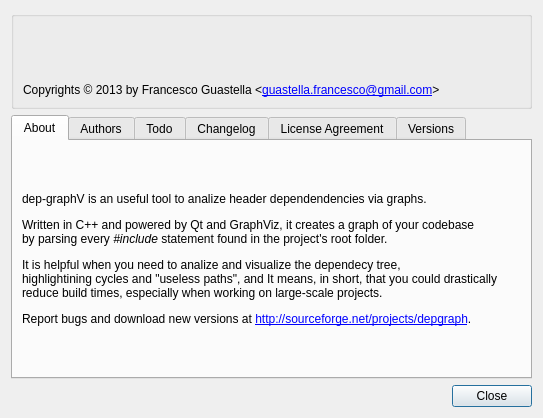
<?xml version="1.0" encoding="UTF-8"?>
<ui version="4.0">
 <class>depgraphV::AboutDialog</class>
 <widget class="QDialog" name="depgraphV::AboutDialog">
  <property name="geometry">
   <rect>
    <x>0</x>
    <y>0</y>
    <width>543</width>
    <height>418</height>
   </rect>
  </property>
  <property name="minimumSize">
   <size>
    <width>543</width>
    <height>418</height>
   </size>
  </property>
  <property name="maximumSize">
   <size>
    <width>543</width>
    <height>418</height>
   </size>
  </property>
  <property name="windowTitle">
   <string notr="true">About...</string>
  </property>
  <layout class="QVBoxLayout" name="verticalLayout_2">
   <item>
    <widget class="QGroupBox" name="groupBox">
     <property name="title">
      <string notr="true"/>
     </property>
     <property name="flat">
      <bool>true</bool>
     </property>
     <layout class="QVBoxLayout" name="verticalLayout">
      <item>
       <widget class="QLabel" name="projectNameLabel">
        <property name="font">
         <font>
          <pointsize>20</pointsize>
         </font>
        </property>
        <property name="text">
         <string notr="true"/>
        </property>
       </widget>
      </item>
      <item>
       <widget class="QLabel" name="projectVersionLabel">
        <property name="text">
         <string notr="true"/>
        </property>
       </widget>
      </item>
      <item>
       <widget class="QLabel" name="projectCopyRightsLabel">
        <property name="text">
         <string notr="true">&lt;html&gt;&lt;head/&gt;&lt;body&gt;&lt;p&gt;Copyrights © 2013 by Francesco Guastella &amp;lt;&lt;a href=&quot;mailto:guastella.francesco@gmail.com&quot;&gt;&lt;span style=&quot; text-decoration: underline; color:#0000ff;&quot;&gt;guastella.francesco@gmail.com&lt;/span&gt;&lt;/a&gt;&amp;gt;&lt;/p&gt;&lt;/body&gt;&lt;/html&gt;</string>
        </property>
       </widget>
      </item>
     </layout>
    </widget>
   </item>
   <item>
    <widget class="QTabWidget" name="tabWidget">
     <property name="currentIndex">
      <number>0</number>
     </property>
     <widget class="QWidget" name="tab">
      <attribute name="title">
       <string notr="true">About</string>
      </attribute>
      <layout class="QGridLayout" name="gridLayout">
       <item row="0" column="0">
        <widget class="QLabel" name="label_4">
         <property name="text">
          <string>&lt;html&gt;&lt;head/&gt;&lt;body&gt;&lt;p&gt;dep-graphV is an useful tool to analize header dependendencies via graphs.&lt;/p&gt;&lt;p&gt;Written in C++ and powered by Qt and GraphViz, it creates a graph of your codebase&lt;br/&gt;by parsing every &lt;span style=&quot; font-style:italic;&quot;&gt;#include&lt;/span&gt; statement found in the project's root folder.&lt;/p&gt;&lt;p&gt;It is helpful when you need to analize and visualize the dependecy tree,&lt;br/&gt;highlightining cycles and &amp;quot;useless paths&amp;quot;, and It means, in short, that you could drastically&lt;br/&gt;reduce build times, especially when working on large-scale projects.&lt;/p&gt;&lt;p&gt;Report bugs and download new versions at &lt;a href=&quot;http://sourceforge.net/projects/depgraph&quot;&gt;&lt;span style=&quot; text-decoration: underline; color:#0000ff;&quot;&gt;http://sourceforge.net/projects/depgraph&lt;/span&gt;&lt;/a&gt;.&lt;/p&gt;&lt;/body&gt;&lt;/html&gt;</string>
         </property>
         <property name="textFormat">
          <enum>Qt::AutoText</enum>
         </property>
         <property name="wordWrap">
          <bool>true</bool>
         </property>
        </widget>
       </item>
      </layout>
     </widget>
     <widget class="QWidget" name="tab_2">
      <attribute name="title">
       <string>Authors</string>
      </attribute>
      <layout class="QGridLayout" name="gridLayout_2">
       <item row="0" column="0">
        <widget class="QPlainTextEdit" name="authorsText">
         <property name="readOnly">
          <bool>true</bool>
         </property>
        </widget>
       </item>
      </layout>
     </widget>
     <widget class="QWidget" name="tab_3">
      <attribute name="title">
       <string>Todo</string>
      </attribute>
      <layout class="QGridLayout" name="gridLayout_5">
       <item row="0" column="0">
        <widget class="QPlainTextEdit" name="todoText">
         <property name="readOnly">
          <bool>true</bool>
         </property>
        </widget>
       </item>
      </layout>
     </widget>
     <widget class="QWidget" name="tab_4">
      <attribute name="title">
       <string>Changelog</string>
      </attribute>
      <layout class="QGridLayout" name="gridLayout_4">
       <item row="0" column="0">
        <widget class="QPlainTextEdit" name="changelogText">
         <property name="readOnly">
          <bool>true</bool>
         </property>
        </widget>
       </item>
      </layout>
     </widget>
     <widget class="QWidget" name="tab_5">
      <attribute name="title">
       <string>License Agreement</string>
      </attribute>
      <layout class="QGridLayout" name="gridLayout_3">
       <item row="0" column="0">
        <widget class="QPlainTextEdit" name="licenseText">
         <property name="readOnly">
          <bool>true</bool>
         </property>
        </widget>
       </item>
      </layout>
     </widget>
     <widget class="QWidget" name="tab_6">
      <attribute name="title">
       <string>Versions</string>
      </attribute>
      <layout class="QGridLayout" name="gridLayout_6">
       <item row="1" column="1">
        <widget class="QLabel" name="graphvizVersion">
         <property name="text">
          <string/>
         </property>
        </widget>
       </item>
       <item row="1" column="0">
        <widget class="QLabel" name="label_3">
         <property name="text">
          <string>GraphViz Version:</string>
         </property>
        </widget>
       </item>
       <item row="0" column="1">
        <widget class="QLabel" name="qtVersion">
         <property name="text">
          <string/>
         </property>
        </widget>
       </item>
       <item row="0" column="0">
        <widget class="QLabel" name="label">
         <property name="text">
          <string>Qt Version:</string>
         </property>
        </widget>
       </item>
       <item row="2" column="0">
        <spacer name="verticalSpacer">
         <property name="orientation">
          <enum>Qt::Vertical</enum>
         </property>
         <property name="sizeHint" stdset="0">
          <size>
           <width>20</width>
           <height>40</height>
          </size>
         </property>
        </spacer>
       </item>
      </layout>
     </widget>
    </widget>
   </item>
   <item>
    <widget class="QDialogButtonBox" name="buttonBox">
     <property name="orientation">
      <enum>Qt::Horizontal</enum>
     </property>
     <property name="standardButtons">
      <set>QDialogButtonBox::Close</set>
     </property>
    </widget>
   </item>
  </layout>
 </widget>
 <resources/>
 <connections>
  <connection>
   <sender>buttonBox</sender>
   <signal>clicked(QAbstractButton*)</signal>
   <receiver>depgraphV::AboutDialog</receiver>
   <slot>close()</slot>
   <hints>
    <hint type="sourcelabel">
     <x>239</x>
     <y>407</y>
    </hint>
    <hint type="destinationlabel">
     <x>239</x>
     <y>213</y>
    </hint>
   </hints>
  </connection>
 </connections>
</ui>
